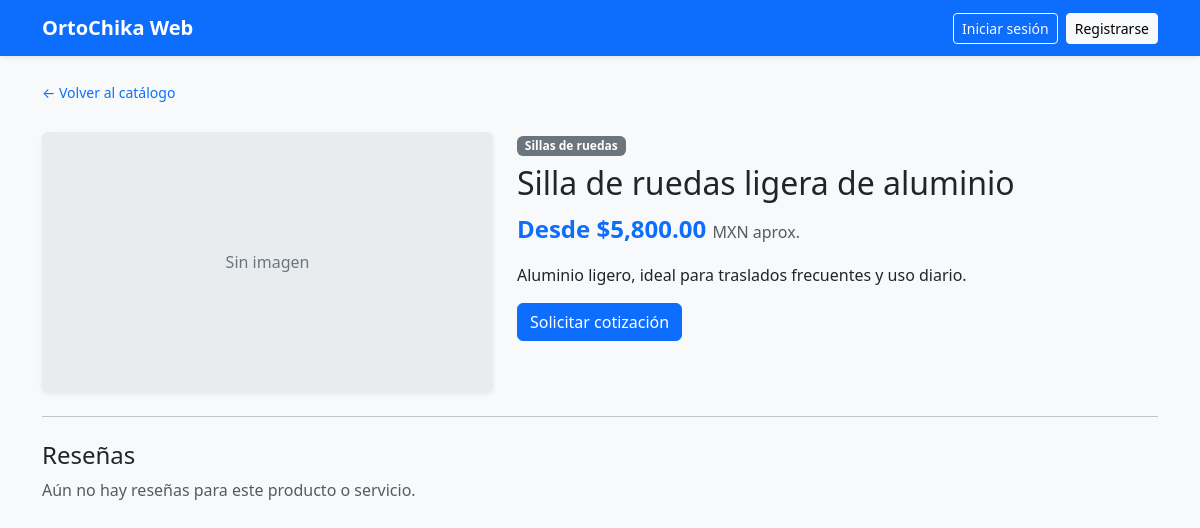
The page /producto/2 on the database its author committed.
### app/models/catalogo.py (models this page shows)
class ProductoServicio(db.Model):
    __tablename__ = "Productos_Servicios"
    id_producto = db.Column(db.Integer, primary_key=True)
    nombre = db.Column(db.String(120), nullable=False)
    descripcion = db.Column(db.Text)
    categoria = db.Column(db.String(60))
    precio_aprox = db.Column(db.Numeric(10, 2))
    imagen = db.Column(db.String(255))           # ruta/nombre dentro de static/img
    cotizaciones = db.relationship("Cotizacion", back_populates="producto")

### app/catalogo.py (the view)
@catalogo_bp.route("/producto/<int:id_producto>")
def detalle(id_producto):
    producto = db.get_or_404(ProductoServicio, id_producto)
    resenas = db.session.scalars(
        db.select(Resena)
        .join(Servicio, Resena.id_servicio == Servicio.id_servicio)
        .join(Cotizacion, Servicio.id_cotizacion == Cotizacion.id_cotizacion)
        .where(Cotizacion.id_producto == id_producto)
    ).all()
    promedio = sum(r.calificacion for r in resenas) / len(resenas) if resenas else None
    return render_template("catalogo/detalle.html", producto=producto, resenas=resenas,
                           promedio=promedio)

### app/templates/catalogo/detalle.html (shortened to what this page needs)
{% extends "base.html" %}
{% block content %}
<a href="{{ url_for('catalogo.index') }}" class="text-decoration-none small">&larr; Volver al catálogo</a>
<div class="row g-4 mt-1">
  <div class="col-md-5">
    {% if producto.imagen %}
      <img src="{{ url_for('static', filename='img/' ~ producto.imagen) }}" alt="{{ producto.nombre }}"
           class="img-fluid rounded shadow-sm">
    {% else %}
      <div class="producto-sin-imagen producto-detalle-imagen rounded shadow-sm">Sin imagen</div>
    {% endif %}
  </div>
  <div class="col-md-7">
    <span class="badge text-bg-secondary mb-2">{{ producto.categoria }}</span>
    <h2>{{ producto.nombre }}</h2>
    {% if producto.precio_aprox is not none %}
      <p class="fs-4 fw-bold text-primary">
        Desde ${{ "{:,.2f}".format(producto.precio_aprox) }} <small class="text-muted fs-6 fw-normal">MXN aprox.</small>
      </p>
    {% endif %}
    <p>{{ producto.descripcion }}</p>
    {% if not current_user.is_authenticated or current_user.rol == 'cliente' %}
      <a href="{{ url_for('catalogo.cotizar', id_producto=producto.id_producto) }}" class="btn btn-primary">Solicitar cotización</a>
    {% endif %}
  </div>
</div>
<hr class="my-4">
<h4>Reseñas
</h4>
{% for r in resenas %}
  <div class="card card-body shadow-sm mb-2">
    <div class="text-warning">{{ '★' * r.calificacion }}<span class="text-muted">{{ '★' * (5 - r.calificacion) }}</span></div>
    <p class="mb-1">{{ r.comentario }}</p>
    <small class="text-muted">{{ r.cliente.usuario.nombre.split()|first }}</small>
  </div>
{% else %}
  <p class="text-muted">Aún no hay reseñas para este producto o servicio.</p>
{% endfor %}
{% endblock %}

### app/static/css/style.css (style rules this page uses)
.producto-sin-imagen { display: flex; align-items: center; justify-content: center; background: #e9ecef; color: #6c757d; border-top-left-radius: inherit; border-top-right-radius: inherit; }
.producto-detalle-imagen { height: 260px; }

### rows shown on the page
ProductoServicio: categoria "Sillas de ruedas", nombre "Silla de ruedas ligera de aluminio", precio_aprox "5,800.00", descripcion "Aluminio ligero, ideal para traslados frecuentes y uso diario."
